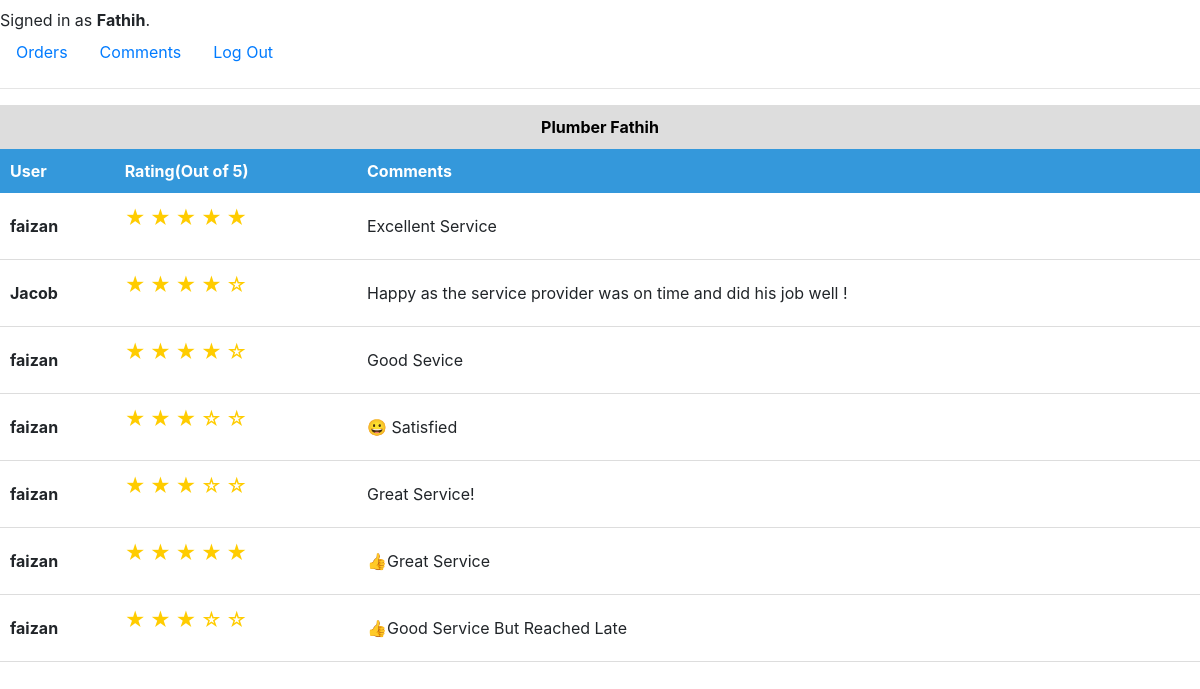
Screenshot of /getsp/Fathih (signed in) with the database file from the repository.
### login/models.py (models this page shows, shortened)
class User(AbstractUser):
    certificate = models.FileField(upload_to='media/certificates', blank=True, null=True)
    phno=models.TextField(blank=True)
    def is_service_provider(self):
        return hasattr(self, 'sp')

class ServiceProvider(models.Model):
    user = models.OneToOneField(User, on_delete=models.CASCADE,related_name='sp')
    service = models.ForeignKey(Service, on_delete=models.CASCADE)
    district=models.TextField()
    city=models.TextField()
    def __str__(self):
        return f"{self.service.name} {self.user.username}"

class Service(models.Model):
    name=models.CharField(max_length=64)
    icon=models.TextField(blank=True,null=True)
    desc=models.TextField(blank=True,null=True)
    price=models.IntegerField(blank=True,null=True)

class Comment(models.Model):
    comment=models.TextField()
    user=models.ForeignKey(User, on_delete=models.CASCADE)
    sp=  models.ForeignKey(ServiceProvider, on_delete=models.CASCADE)
    rate=models.IntegerField()

### login/views.py (the view, shortened to what this page needs)
# urls.py: path("getsp/<str:username>", views.getsp, name="getsp"),
def getsp(request,username):
    form_submitted = False
    district=request.session.get('pdistrict')
    city=request.session.get('pcity')
    return render(request,'login/getsp.html',{
        "item":ServiceProvider.objects.get(user=User.objects.get(username=username)),
        "comments":Comment.objects.filter(sp=ServiceProvider.objects.get(user=User.objects.get(username=username))),
        "form_submitted": form_submitted
    })

### login/templatetags/my_filters.py (called while the page is built)
@register.filter
def to_five(value):
    return range(value, 5)

### login/templates/login/getsp.html (shortened to what this page needs)
{% extends "login/layout.html" %}
{% block body %}
{% load my_filters %}
<table class="service-table">
    {% if comments %}
    <th colspan="3" style="text-align:center; margin-bottom: 40px; color: black;background-color: #ddd;">{{item}}</th>
    <tr>
        <th>User</th>
        <th>Rating(Out of 5)</th>
        <th>Comments</th>
    </tr>
    {% for comment in comments %}
    <tr>
        <td>{{comment.user.username}}</td>
        <td>
            <ul class="rating">
                {% for i in "x"|ljust:comment.rate %}
                <li>★</li>
                {% endfor %}
                {% for i in comment.rate|to_five %}
                <li>☆</li>
                {% endfor %}
            </ul>
        </td>
        <td>{{comment.comment}}</td>
    </tr>
    {% endfor %}
    {% else %}
    <tr>
        <td colspan="3" style="text-align:center;">No comments for this Service Provider</td>
    </tr>
    {% endif %}
</table>
{% endblock %}

### login/templates/login/layout.html (shortened to what this page needs)
{% load static %}
<!DOCTYPE html>
<html lang="en">
<head>
    <link rel="stylesheet" href="https://stackpath.bootstrapcdn.com/bootstrap/4.4.1/css/bootstrap.min.css"
>
</head>
<body>
    <div>
        {% if user.is_authenticated %}
        Signed in as <strong>{{ user.username }}</strong>.
        {% else %}
        <strong style="margin: 15px;">Not signed in.</strong>
        {% endif %}
    </div>
    <ul class="nav ">
        {% if user.is_authenticated %}
        {% if user.is_service_provider %}
        <li class="nav-item">
            <a class="nav-link" href="{% url 'orders' %}">Orders</a>
        </li>
        <li class="nav-item">
            <a class="nav-link" href="{% url 'getsp' username=request.user.username %}">Comments</a>
        </li>
        {% endif %}
        <li class="nav-item">
            <a class="nav-link" href="{% url 'logout' %}">Log Out</a>
        </li>
        {% endif %}
    </ul>
    <hr>
    {% block body %}
    {% endblock %}
</body>
</html>

### login/templates/login/getsp.html (style rules this page uses)
.service-table { width: 100%; border-collapse: collapse; margin-bottom: 20px; }
.service-table th { background-color: #3498db; color: white; padding: 10px; }
.service-table td { padding: 10px; border-bottom: 1px solid #ddd; }
.service-table td:first-child { font-weight: bold; }
.rating { list-style: none; padding: 0; }
.rating li { display: inline-block; font-size: 20px; color: #ffcc00; }

### rows the page displays
User: username "Fathih"
ServiceProvider: service+user "Plumber Fathih"
Comment: user.username "faizan", rate 5 (drawn), comment "Excellent Service"
Comment: user.username "Jacob", rate 4 (drawn), comment "Happy as the service provider was on time and did his job well !"
Comment: user.username "faizan", rate 4 (drawn), comment "Good Sevice"
Comment: user.username "faizan", rate 3 (drawn), comment "😀 Satisfied"
Comment: user.username "faizan", rate 3 (drawn), comment "Great Service!"
Comment: user.username "faizan", rate 5 (drawn), comment "👍Great Service"
Comment: user.username "faizan", rate 3 (drawn), comment "👍Good Service But Reached Late"
